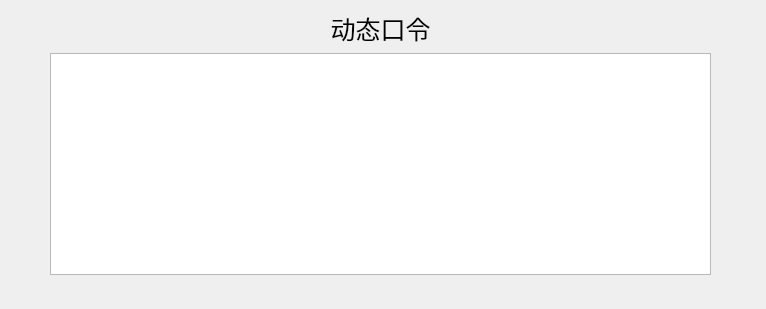
<?xml version="1.0" encoding="UTF-8"?>
<ui version="4.0">
 <class>Form</class>
 <widget class="QWidget" name="Form">
  <property name="geometry">
   <rect>
    <x>0</x>
    <y>0</y>
    <width>766</width>
    <height>309</height>
   </rect>
  </property>
  <property name="sizePolicy">
   <sizepolicy hsizetype="Preferred" vsizetype="Preferred">
    <horstretch>0</horstretch>
    <verstretch>0</verstretch>
   </sizepolicy>
  </property>
  <property name="windowTitle">
   <string>token</string>
  </property>
  <widget class="QWidget" name="verticalLayoutWidget">
   <property name="geometry">
    <rect>
     <x>50</x>
     <y>10</y>
     <width>661</width>
     <height>265</height>
    </rect>
   </property>
   <layout class="QVBoxLayout" name="verticalLayout">
    <item>
     <widget class="QLabel" name="label">
      <property name="font">
       <font>
        <pointsize>19</pointsize>
       </font>
      </property>
      <property name="text">
       <string>动态口令</string>
      </property>
      <property name="alignment">
       <set>Qt::AlignCenter</set>
      </property>
     </widget>
    </item>
    <item>
     <widget class="QPlainTextEdit" name="plainTextEdit">
      <property name="font">
       <font>
        <pointsize>122</pointsize>
        <weight>75</weight>
        <bold>true</bold>
       </font>
      </property>
      <property name="plainText">
       <string/>
      </property>
     </widget>
    </item>
   </layout>
  </widget>
 </widget>
 <resources/>
 <connections/>
</ui>
